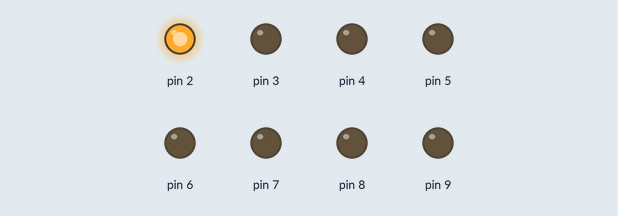
Simulated run of this sketch. Board: Arduino Uno, built with avr-gcc and run on an emulated ATmega328P. On the bench: output pins drawn as LEDs (lit = HIGH).

Above: at 0.05 s.
At 0.65 s:
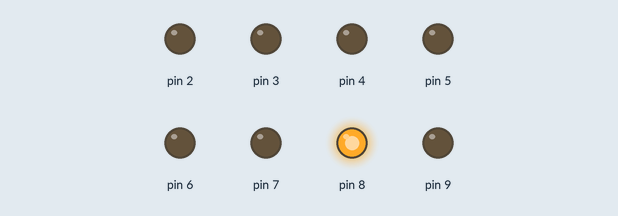
At 1.25 s:
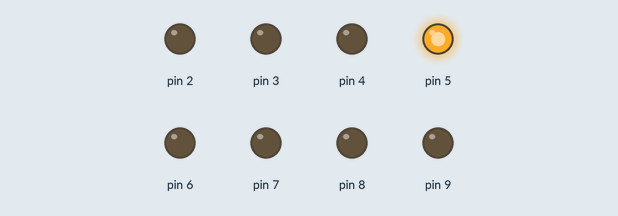
At 1.75 s:
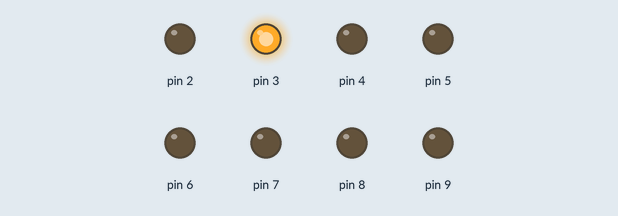
At 2.4 s:
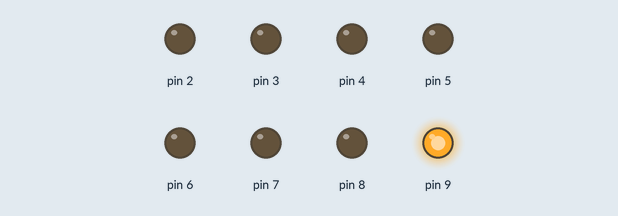
At 3.45 s:
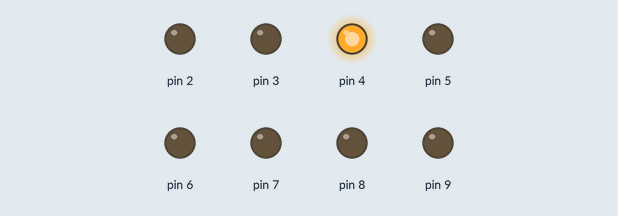
Timing chart, 0 to 3.8 s (numbered marks = the images above):
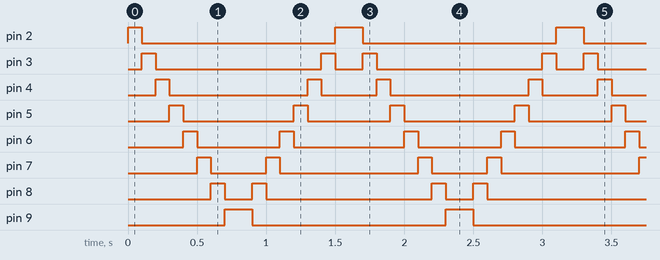

The sketch:

LED_Chaser_program.ino
```cpp
/*Program for LED chaser back and forth.
  Pin 2, 3, 4, 5, 6, 7, 8 and 9 are connected.
 */

void setup() {
  for (int i=2; i<=9; i=i+1){    // counting the variable i from 2 to 9
    pinMode(i, OUTPUT);            // initialising the pin at index i of the array of pins as OUTPUT
  }
}

void loop() {
  for (int i=2 ; i<=9 ; i=i+1){    // chasing right
    digitalWrite(i, HIGH);         // switching the LED at index i on
    delay(100);                          // stopping the program for 100 milliseconds
    digitalWrite(i, LOW);          // switching the LED at index i off
  }
  for (int i=9 ; i>=2; i=i-1){   // chasing left (except the outer leds)
    digitalWrite(i, HIGH);         // switching the LED at index i on
    delay(100);                          // stopping the program for 100 milliseconds
    digitalWrite(i, LOW);          // switching the LED at index i off
  }
}
```

Measured:
- by itself, pin 2: repeats every 1.6 s: LOW 1.4 s, HIGH 0.20 s
- by itself, pin 3: repeats every 1.6 s: LOW 1.2 s, HIGH 0.10 s, LOW 0.20 s, HIGH 0.10 s
- by itself, pin 4: repeats every 1.6 s: LOW 1.0 s, HIGH 0.10 s, LOW 0.40 s, HIGH 0.10 s
- by itself, pin 5: repeats every 1.6 s: LOW 0.80 s, HIGH 0.10 s, LOW 0.60 s, HIGH 0.10 s
- by itself, pin 6: repeats every 1.6 s: LOW 0.60 s, HIGH 0.10 s, LOW 0.80 s, HIGH 0.10 s
- by itself, pin 7: repeats every 1.6 s: LOW 0.40 s, HIGH 0.10 s, LOW 1.0 s, HIGH 0.10 s
- by itself, pin 8: repeats every 1.6 s: LOW 0.20 s, HIGH 0.10 s, LOW 1.2 s, HIGH 0.10 s
- by itself, pin 9: alternates HIGH for 0.20 s and LOW for 1.4 s
